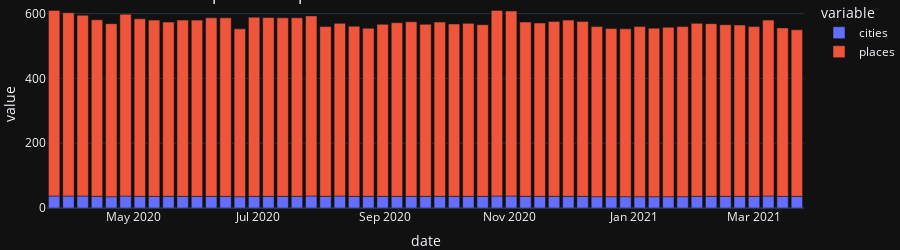

The code cell stored with this chart in its notebook:
### Code cell
df.plot.bar(
    "date", ["cities", "places"],
).update_layout(
    margin={"l": 0, "r": 0, "t": 0, "b": 0},
    height=250,
    title="Number of cities and places sampled each week",
)
